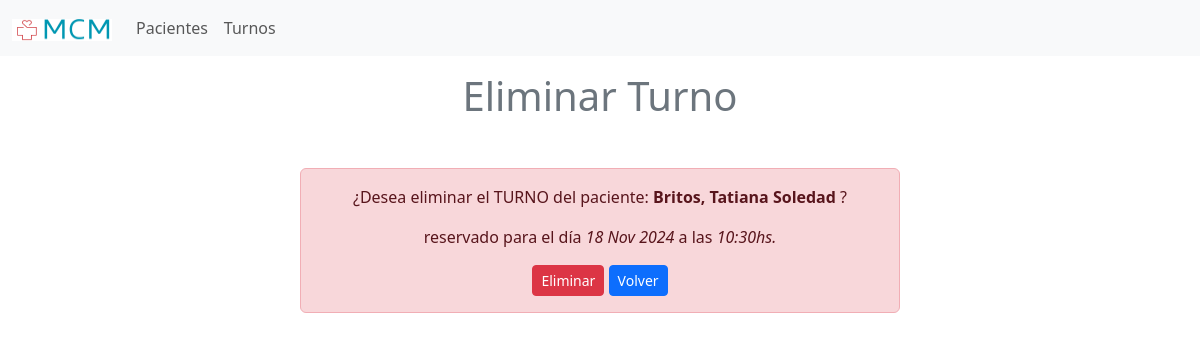
The page /turnos/eliminar-turno/1/ on the database its author committed.
### turno/models.py (models this page shows, shortened)
class Turno(models.Model):
    paciente = models.ForeignKey(Paciente, on_delete=models.CASCADE, related_name='turnos')
    especialidad = models.ForeignKey(Especialidad, on_delete=models.CASCADE)
    fecha = models.DateField()
    hora = models.TimeField()
    class Meta:
        verbose_name = 'Turno'
        verbose_name_plural = 'Turnos'
        ordering = ['fecha', 'hora']
        constraints = [
            models.UniqueConstraint(
                fields=['fecha', 'hora', 'especialidad'],
                name='unique_fecha_hora_especialidad'
            )
        ]
    objects = TurnoManager()

class Paciente(models.Model):
    SEXO = {
        'H': 'Hombre',
        'M': 'Mujer',
    }
    nombre = models.CharField(max_length=50)
    apellido = models.CharField(max_length=30)
    sexo = models.CharField(max_length=1, choices=SEXO, default='H')
    dni = models.CharField(max_length=10, unique=True)
    edad = models.IntegerField()
    h_clinica = models.CharField('Historia Clínica', max_length=20, unique=True)
    class Meta:
        verbose_name = 'Paciente'
        verbose_name_plural = 'Pacientes'
        ordering = ['apellido', 'nombre']
    objects = PacienteManager()
    def __str__(self):
        return f'{self.apellido}, {self.nombre}'

### turno/views.py (the view)
# urls.py: path('eliminar-turno/<pk>/', views.EliminarTurno.as_view(), name='eliminar_turno'),
class EliminarTurno(DeleteView):
    model = Turno
    template_name = "turno/eliminar_turno.html"
    context_object_name = 'turno'
    success_url = reverse_lazy('turno:listar_turnos')

### turno/templates/turno/eliminar_turno.html (shortened to what this page needs)
{% extends 'turno/base.html' %}
{% block content %}
<h1 class="fs-1 text-center text-secondary mt-3 mb-5">Eliminar Turno</h1>
<div class="container-fluid">
    <div class="row justify-content-center text-center">
        <div class="col-10 col-sm-8 col-lg-6 alert alert-danger" role="alert">
            <p>¿Desea eliminar el TURNO del paciente: <strong> {{ turno.paciente }} </strong>?</p>
            <p>reservado para el día <em>{{ turno.fecha|date:'d M Y' }}</em> a las <em>{{ turno.hora }}hs.</em></p>
            <form method="post">{% csrf_token %}
                <button type="submit" class="btn btn-sm btn-danger">Eliminar</button>
                <a href="{% url 'turno:detalle_turno' turno.id %}" class="btn btn-sm btn-primary">Volver</a>
            </form>
        </div>
    </div>
</div>
{% endblock content %}

### rows shown on the page
Turno: paciente "Britos, Tatiana Soledad", fecha "18 Nov 2024", hora "10:30"
